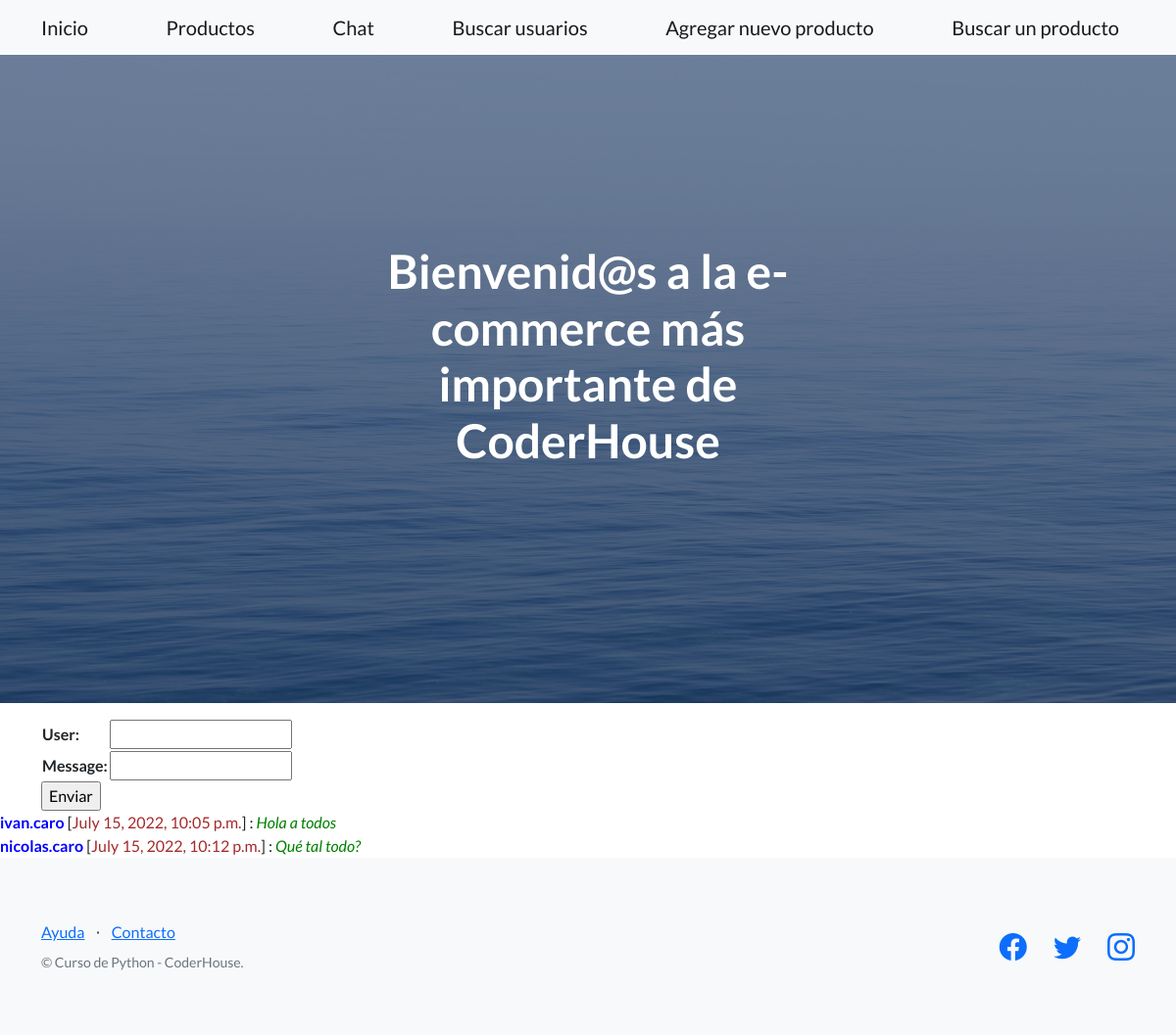
Before: /AppCoder/chat with the older database file.
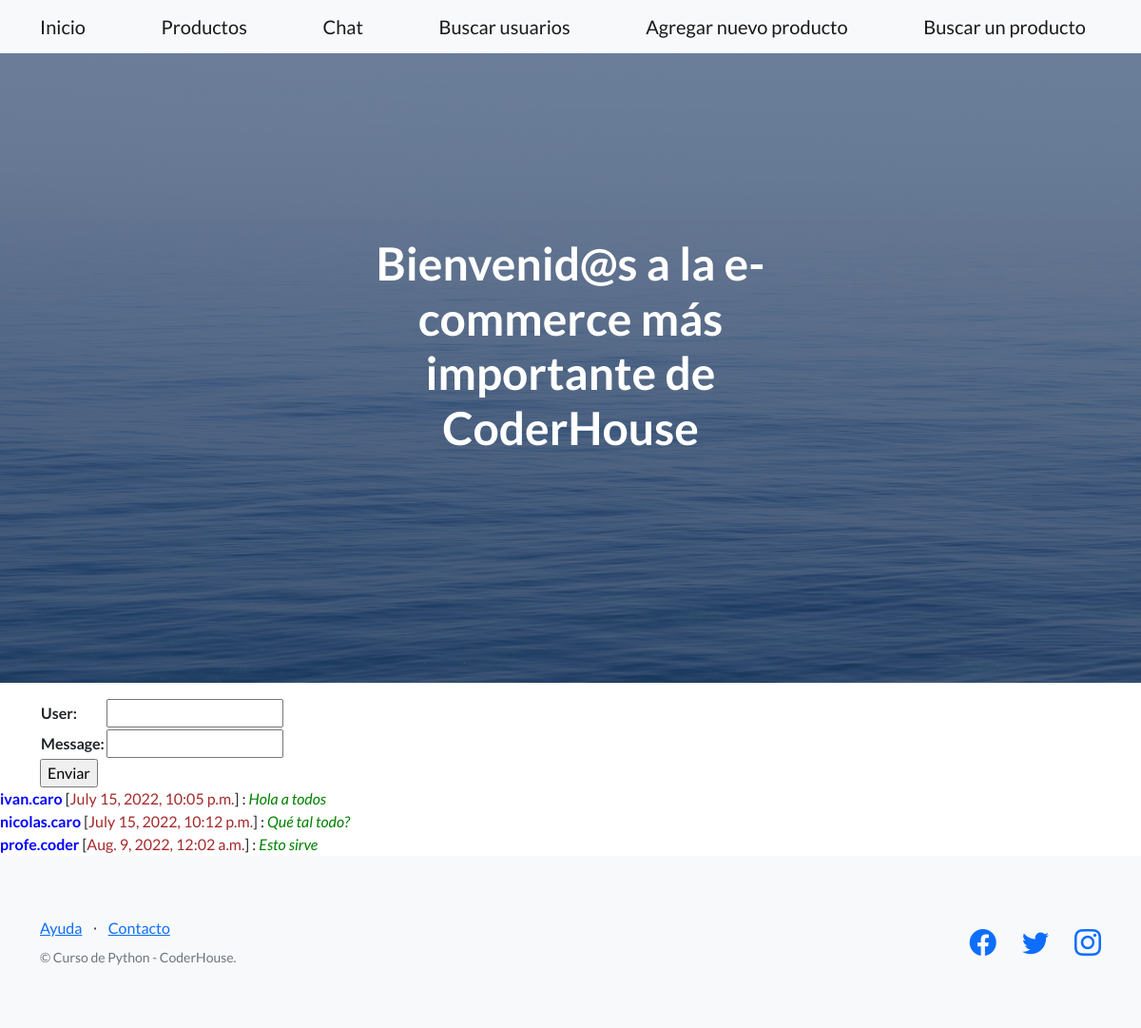
After: the same page with the newer database file.
### AppCoder/models.py (models this page shows)
class chat(models.Model):
    user = models.EmailField(max_length=100)
    message = models.CharField(max_length=200)
    date = models.DateTimeField()

### AppCoder/views.py (the view)
# urls.py: path('chat', views.newMessage, name="Chat"),
def newMessage(request):
    if request.method == "POST":
        newMessa = messageHub(request.POST)
        print(newMessa)
        if newMessa.is_valid():
            informacion = newMessa.cleaned_data
            mensaje = chat( user=informacion['user'], message=informacion['message'], date=now)
            mensaje.save()
            info = infoUsers( user=informacion['user'], lastmessagedate=now)
            info.save()
            mensajes = chat.objects.all()
            lista_mensajes = []
            for new in mensajes:
                lista_mensajes.append({"user":new.user,
                                    "message":new.message,
                                    "date":new.date})
            return render(request, "AppCoder/chat.html",{"context":lista_mensajes})
    else:
        newMessa = messageHub()
    message_hub = chat.objects.all()
    context = {'newMessa': newMessa, 'context': message_hub}
    return render(request,"AppCoder/chat.html", context)

### AppCoder/forms.py
class messageHub(forms.Form):
    user = forms.CharField(max_length=100)
    message = forms.CharField(max_length=300)

### AppCoder/templates/AppCoder/chat.html (shortened to what this page needs)
{% extends "AppCoder/inicio.html" %}
{% load static %}
{% block contenidoQueCambia %}
<div class="container mt-3">
    <div class="jumbotron">
    <form action="" method="POST">{% csrf_token %}
    <table>
        <div class="form-group">
        {{ newMessa.as_table }}
        </div>
    </table>
    <input type="submit", value="Enviar">
    </form>
</div>
</div>
{% for item in context %}
    <b style="color:blue;">{{item.user}}</b> [<font style="color:brown;">{{item.date}}</font>] : <i style="color:green;">{{item.message}}</i>
    <br>
{% endfor %}
{% endblock %}

Changed rows visible on the page:
added chat: user "profe.coder", date "Aug. 9, 2022, 12:02 a.m.", message "Esto sirve"
